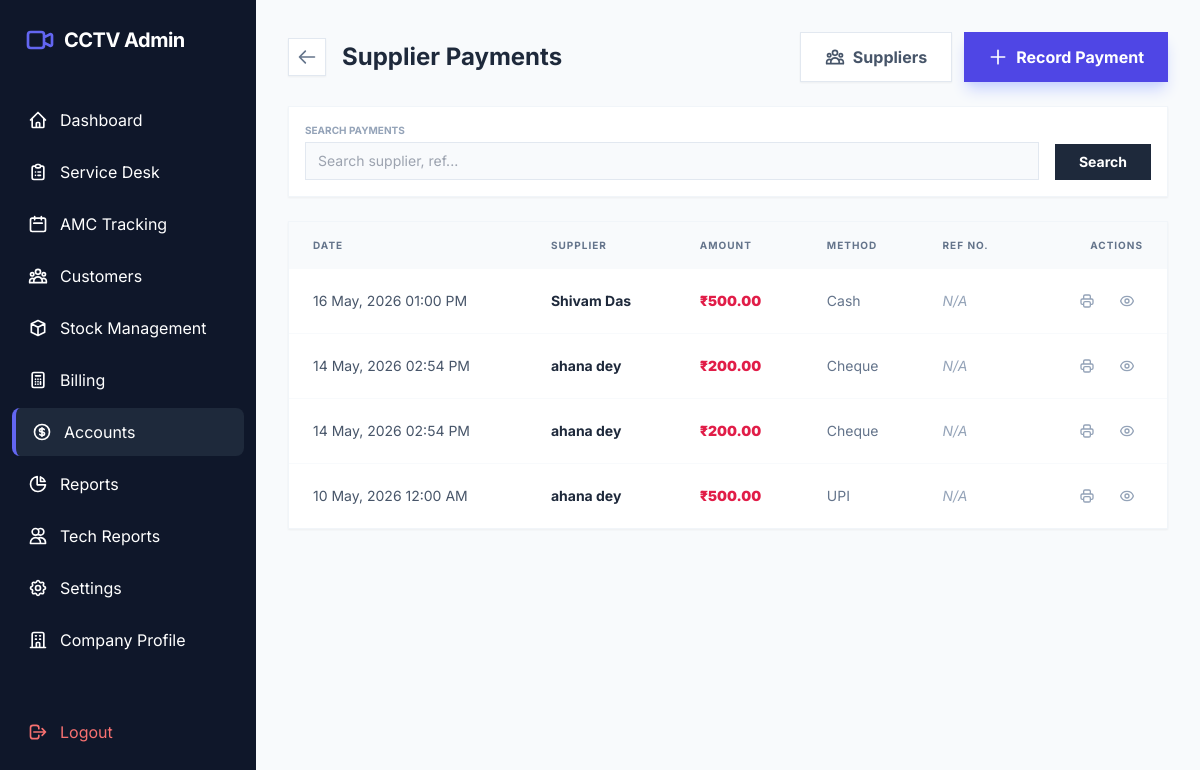
Page /admin/accounts/supplier_payments.php (signed in) on the committed database.
### tables this page shows
CREATE TABLE `vouchers` (
  `id` int(11) NOT NULL,
  `voucher_no` varchar(50) NOT NULL,
  `voucher_type` enum('Payment','Receipt') NOT NULL,
  `voucher_date` datetime DEFAULT NULL,
  `account_head` varchar(100) NOT NULL,
  `payee_payer` varchar(150) NOT NULL,
  `amount` decimal(10,2) NOT NULL,
  `payment_method` varchar(50) NOT NULL,
  `reference_no` varchar(100) DEFAULT NULL,
  `narration` text DEFAULT NULL,
  `created_at` timestamp NOT NULL DEFAULT current_timestamp(),
  `bank_name` varchar(150) DEFAULT NULL,
  `cheque_no` varchar(50) DEFAULT NULL,
  `cheque_date` date DEFAULT NULL
);

### admin/accounts/supplier_payments.php (the view, shortened to what this page needs)
<?php
require_once '../../includes/db_connect.php';
$search = $_GET['search'] ?? '';
$query = "SELECT * FROM vouchers WHERE voucher_type = 'Payment' AND account_head = 'Supplier Payment'";
$params = [];
$limit = 10;
$page = isset($_GET['p']) ? (int)$_GET['p'] : 1;
$offset = ($page - 1) * $limit;
$query .= " ORDER BY voucher_date DESC LIMIT $limit OFFSET $offset";
$stmt = $pdo->prepare($query);
$stmt->execute($params);
$payments = $stmt->fetchAll();
require_once '../../includes/header.php';
?>
<div class="space-y-6">
    <div class="flex flex-col md:flex-row justify-between items-start md:items-center gap-4">
        <div class="flex items-center gap-4">
            <a href="index.php" class="p-2 bg-white border border-slate-200 rounded-none text-slate-500 hover:text-indigo-600 transition shadow-sm">
                <svg xmlns="http://www.w3.org/2000/svg" class="h-5 w-5" fill="none" viewBox="0 0 24 24" stroke="currentColor"><path stroke-linecap="round" stroke-linejoin="round" stroke-width="2" d="M10 19l-7-7m0 0l7-7m-7 7h18" /></svg>
            </a>
            <h1 class="text-2xl font-bold text-slate-800">Supplier Payments</h1>
        </div>
        <div class="flex gap-3">
            <a href="suppliers.php" class="bg-white border border-slate-200 text-slate-600 px-6 py-3 rounded-none font-bold hover:bg-slate-50 transition shadow-sm flex items-center gap-2">
                Suppliers
            </a>
            <button onclick="openModal()" class="bg-indigo-600 text-white px-6 py-3 rounded-none font-bold hover:bg-indigo-700 transition shadow-lg shadow-indigo-200 flex items-center gap-2">
                <svg xmlns="http://www.w3.org/2000/svg" class="h-5 w-5" fill="none" viewBox="0 0 24 24" stroke="currentColor"><path stroke-linecap="round" stroke-linejoin="round" stroke-width="2" d="M12 4v16m8-8H4" /></svg>
                Record Payment
            </button>
        </div>
    </div>
    <form class="bg-white p-4 rounded-none border border-slate-100 shadow-sm flex gap-4 items-end">
        <div class="flex-1">
            <label class="block text-[10px] font-bold text-slate-400 uppercase mb-1">Search Payments</label>
            <input type="text" name="search" value="<?php echo htmlspecialchars($search); ?>" placeholder="Search supplier, ref..." class="w-full bg-slate-50 border border-slate-200 rounded-none px-3 py-2 text-sm outline-none focus:ring-2 focus:ring-indigo-500">
        </div>
        <button type="submit" class="bg-slate-800 text-white px-6 py-2 rounded-none text-sm font-bold hover:bg-slate-900 transition">Search</button>
    </form>
    <div class="bg-white rounded-none border border-slate-100 shadow-sm overflow-hidden">
        <div class="overflow-x-auto">
            <table class="w-full text-left">
                <thead>
                    <tr class="bg-slate-50 text-slate-500 text-[10px] uppercase tracking-widest font-bold">
                        <th class="px-6 py-4">Date</th>
                        <th class="px-6 py-4">Supplier</th>
                        <th class="px-6 py-4">Amount</th>
                        <th class="px-6 py-4">Method</th>
                        <th class="px-6 py-4">Ref No.</th>
                        <th class="px-6 py-4 text-right">Actions</th>
                    </tr>
                </thead>
                <tbody class="divide-y divide-slate-50">
                    <?php if (empty($payments)): ?>
                        <tr><td colspan="6" class="px-6 py-12 text-center text-slate-400">No supplier payments found.</td></tr>
                    <?php else: ?>
                        <?php foreach ($payments as $p): ?>
                        <tr class="hover:bg-slate-50/50 transition">
                            <td class="px-6 py-4 text-sm text-slate-600"><?php echo date('d M, Y h:i A', strtotime($p['voucher_date'])); ?></td>
                            <td class="px-6 py-4 text-sm font-bold text-slate-800"><?php echo htmlspecialchars($p['payee_payer']); ?></td>
                            <td class="px-6 py-4 text-sm font-black text-rose-600">₹<?php echo number_format($p['amount'], 2); ?></td>
                            <td class="px-6 py-4 text-sm text-slate-500"><?php echo htmlspecialchars($p['payment_method']); ?></td>
                            <td class="px-6 py-4 text-sm text-slate-400 italic"><?php echo htmlspecialchars($p['reference_no'] ?: 'N/A'); ?></td>
                            <td class="px-6 py-4 text-right">
                                <div class="flex justify-end gap-2">
                                    <a href="view_voucher.php?id=<?php echo $p['id']; ?>" target="_blank" class="p-2 text-slate-400 hover:text-indigo-600 hover:bg-indigo-50 rounded-none transition">
                                    </a>
                                    <button onclick='editPayment(<?php echo json_encode($p); ?>)' class="p-2 text-slate-400 hover:text-indigo-600 hover:bg-indigo-50 rounded-none transition">
                                    </button>
                                </div>
                            </td>
                        </tr>
                        <?php endforeach; ?>
                    <?php endif; ?>
                </tbody>
            </table>
        </div>
    </div>
</div>
<?php require_once '../../includes/footer.php'; ?>

### includes/header.php (style rules this page uses)
body { font-family: 'Inter', sans-serif; }

### rows in the picture
vouchers: voucher_date "16 May, 2026 01:00 PM", payee_payer "Shivam Das", amount "500.00", payment_method "Cash", reference_no "N/A"
vouchers: voucher_date "14 May, 2026 02:54 PM", payee_payer "ahana dey", amount "200.00", payment_method "Cheque", reference_no "N/A"
vouchers: voucher_date "14 May, 2026 02:54 PM", payee_payer "ahana dey", amount "200.00", payment_method "Cheque", reference_no "N/A"
vouchers: voucher_date "10 May, 2026 12:00 AM", payee_payer "ahana dey", amount "500.00", payment_method "UPI", reference_no "N/A"
